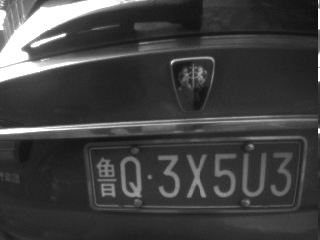
#> input picture images/china_1.ppm, 320 x 240 px
$ python DrawBB.py
#> lines starting #> are read from the running program, lines starting #| are printed output that depends on the picture
### Copyright (C) 2020 GreenWaves Technologies
##
## Licensed under the Apache License, Version 2.0 (the "License");
## you may not use this file except in compliance with the License.
## You may obtain a copy of the License at
##
##     http://www.apache.org/licenses/LICENSE-2.0
##
## Unless required by applicable law or agreed to in writing, software
## distributed under the License is distributed on an "AS IS" BASIS,
## WITHOUT WARRANTIES OR CONDITIONS OF ANY KIND, either express or implied.
## See the License for the specific language governing permissions and
## limitations under the License.


import numpy as np
from PIL import Image, ImageDraw, ImageFont


#INTPUT_FILE = "test_images/test_000_0000084_resized_rgb.ppm"
INTPUT_FILE = "images/china_1.ppm"
#INTPUT_FILE = "output0.ppm"
OUTPUT_FILE = "result.png"


img_in = Image.open(INTPUT_FILE).convert('RGB')
print(img_in.size)
#| (320, 240)
#img_in = img_in.resize((input_details[0]['shape'][2], input_details[0]['shape'][1]))
draw = ImageDraw.Draw(img_in)


# Copy Paste code here:
#draw.rectangle((ymin, xmin, ymax, xmax), outline=(255, 255, 0))
draw.rectangle((76, 138, 76+228, 138+80), outline=(255, 255, 0))


################################

img_in.show()
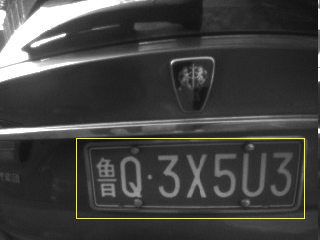
#> shown: PIL image 320x240 RGB; mean R, G, B 66.1, 66.1, 64.1
img_in.save(OUTPUT_FILE)

$ run again, with images/2m_3.ppm copied over images/china_1.ppm
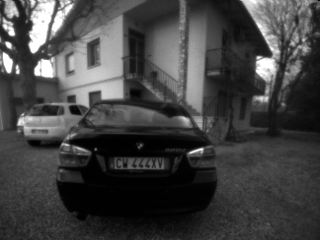
#> input picture images/2m_3.ppm, 320 x 240 px
#> img_in is the input picture: PIL image 320x240 RGB; min 0, max 255, mean 66.1
#| (320, 240)
#> `img_in.show()`:
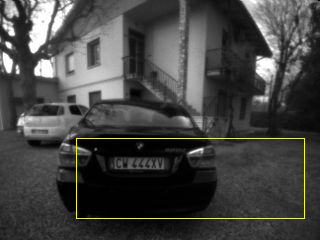
#> shown: PIL image 320x240 RGB; mean R, G, B 67.9, 67.9, 65.8
